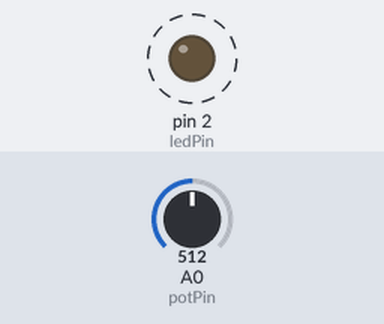
Bench run of a sketch on a simulated Arduino Uno, built with avr-gcc and run on an emulated ATmega328P. On the bench: output pins drawn as LEDs (lit = HIGH). Dashed ring = blinking. The test bench sets the inputs (shaded band); at power-on: A0 (potPin) = 512.

Above: at 1.8 s.
1.9 s: A0 (potPin) set to 495
At 2.7 s:
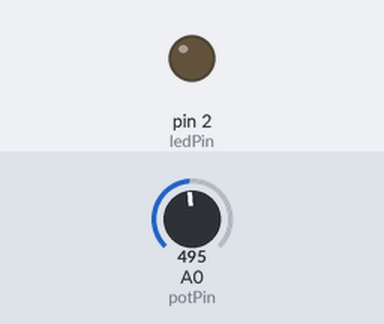
3.4 s: A0 (potPin) set to 521
At 4.4 s:
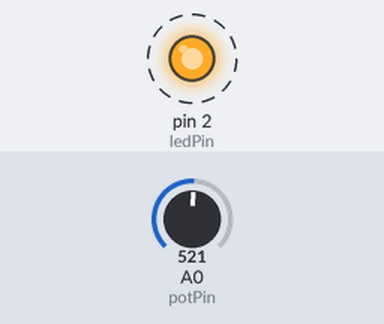
7.5 s: A0 (potPin) set to 511
At 8.5 s:
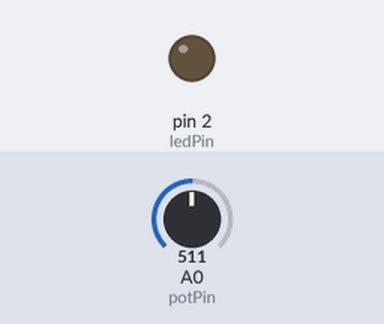
Timing chart, 0 to 10.5 s (numbered marks = the images above; inputs shaded):
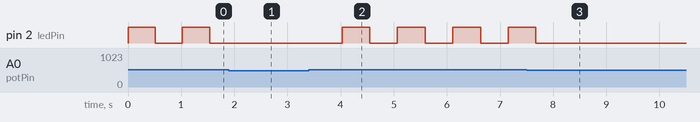

Measured:
- the behaviour switches between 512 and 511 on A0 (potPin) (found by bisection; images 0 and 1)
- after the input at 1.9 s, pin 2 (ledPin): stays LOW (without the input it goes to HIGH after 0.15 s)
- after the input at 3.4 s, pin 2 (ledPin): alternates HIGH for 0.52 s and LOW for 0.52 s, starting after 0.63 s
- after the input at 7.5 s, pin 2 (ledPin): goes on until 7.7 s, then stays LOW
- by itself, pin 2 (ledPin): alternates HIGH for 0.51 s and LOW for 0.51 s

The sketch:

if_greater_than.ino
```cpp
int potPin=0;
int ledPin=2;

void setup() {
  pinMode(ledPin,OUTPUT);

}

void loop() {
  int pot = analogRead(potPin);
  if (pot>511)
   digitalWrite(ledPin, HIGH);
   delay(pot);
   digitalWrite(ledPin, LOW);
   delay(pot);


}
```
